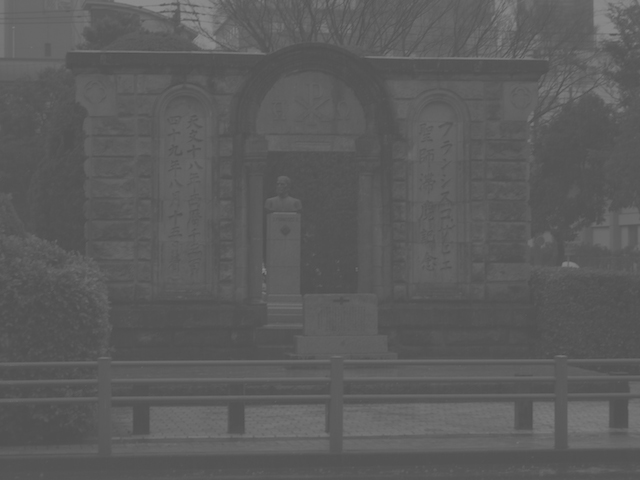
//> input picture week04/prog02/kagoshima.jpg, 640 x 480 px
$ ./main   (built with g++ and OpenCV 4)
//> lines starting //> are read from the running program, lines starting //| are printed output that depends on the picture
#include <iostream>
#include <opencv2/opencv.hpp>

#define FILE_NAME "./kagoshima.jpg"
#define COLOR_MAX (256)  // 階調数

int main(int argc, const char* argv[]) {
  // ① 変数の宣言, ② 初期値の設定（Imin,Imax）
  unsigned char Imin = 255, Imax = 0;
  unsigned char Dmin = 0, Dmax = 255;

  // ③ 画像（グレースケール）の読込み
  cv::Mat src_img = cv::imread(FILE_NAME, 0);
//> src_img is the input picture: 480 rows x 640 cols, CV_8UC1; min 78, max 140, mean 91.7
  if (src_img.empty()) {  // 読み込み失敗の場合
    fprintf(stderr, "読み込み失敗\n");
    return (-1);
  }

  // ④ 出力画像の領域確保
  cv::Mat dst_img = cv::Mat(src_img.size(), CV_8UC1);

  for (int y = 0; y < dst_img.rows; y++) {
    for (int x = 0; x < dst_img.cols; x++) {
      unsigned char s = src_img.at<unsigned char>(y, x);
      // ⑤ 入力画像輝度値の最小値、最大値の取得
      if (s < Imin) Imin = s;
      if (s > Imax) Imax = s;
    }
  }
//> this loop made 480 passes
//> (Imin, Imax) on passes 1 to 3: (87, 139), (87, 139), (84, 140)
//> after the loop, Imin = 78; Imax = 140

  for (int y = 0; y < dst_img.rows; y++) {
    for (int x = 0; x < dst_img.cols; x++) {
      unsigned char s = src_img.at<unsigned char>(y, x);
      // ⑥ 線形変換（入力画像→出力画像）
      dst_img.at<unsigned char>(y, x) =
          (Dmax - Dmin) / (Imax - Imin) * (s - Imin) + Dmin;
    }
  }
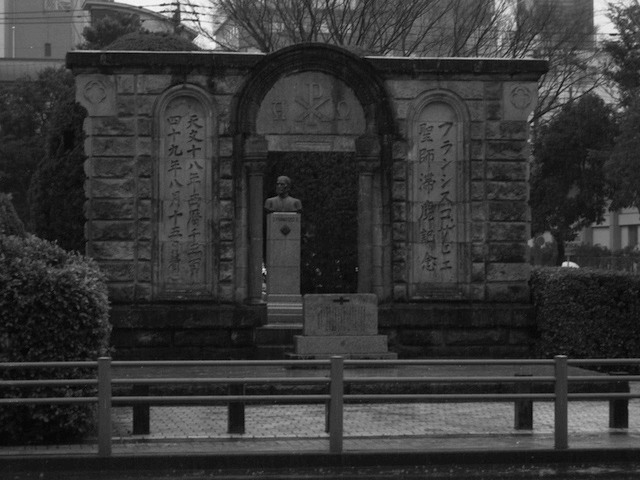
//> dst_img: 480 rows x 640 cols, CV_8UC1; min 0, max 248, mean 55

  // ⑦ 表示
  cv::imshow("input", src_img);
  cv::imshow("output", dst_img);
  cv::imwrite("output.jpg", dst_img);
  cv::waitKey(0);

  return 0;
}
